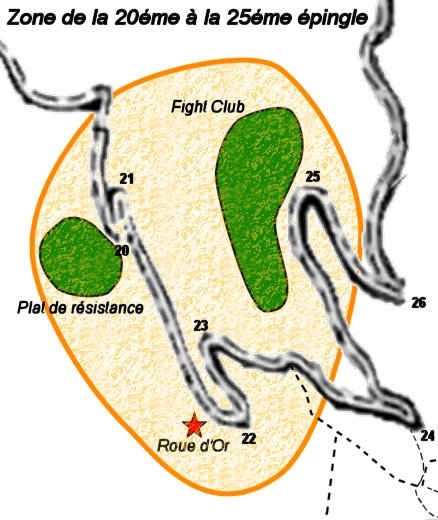
#> input picture img/i-20eme 25eme epingle.jpg, 438 x 520 px
$ python color_quantization.py
#> lines starting #> are read from the running program, lines starting #| are printed output that depends on the picture
import glob
import numpy as np
from matplotlib import image as mpimg
from matplotlib import colors
from sklearn.cluster import KMeans

# parameters
n_channel = 3
n_bit = 2 ** 8 - 1
n_cluster = 3  # black, green, orange


def rgb_to_flat_cyan_hsv(rgb: np.ndarray) -> np.ndarray:
    hsv = colors.rgb_to_hsv(rgb / n_bit).reshape((-1, n_channel))
    hsv[:, 0] = np.mod(hsv[:, 0] + 0.5, 1)  # shift hue origin to cyan
    return hsv


def flat_cyan_hsv_to_rgb(hsv: np.ndarray) -> np.ndarray:
    hsv[:, 0] = np.mod(hsv[:, 0] - 0.5, 1)  # shift hue origin back to red
    rgb = colors.hsv_to_rgb(hsv.reshape(-1, 1, n_channel))
    return rgb


# get colors from reference image
ref = mpimg.imread("img/i-20eme 25eme epingle.jpg")
#> ref is the input picture: shape (520, 438, 3); mean R, G, B 217.9, 217.3, 193.8
hsv = rgb_to_flat_cyan_hsv(ref)
saturated = hsv[:, 1] > 0.5  # keep saturated colors only
kmeans = KMeans(n_clusters=n_cluster).fit(hsv[saturated, :])
centers = flat_cyan_hsv_to_rgb(kmeans.cluster_centers_).reshape(n_cluster, n_channel)
#> centers = [[0.139, 0.107, 0.0127], [0.956, 0.577, 0.134], [0.25, 0.553, 0.0472]]
centers = np.insert(centers, 0, [1.0, 1.0, 1.0], axis=0)  # add white background
#> centers = [[1, 1, 1], [0.139, 0.107, 0.0127], [0.956, 0.577, 0.134], [0.25, 0.553, 0.0472]]
centers = (centers * n_bit).astype(ref.dtype)
#> centers = [[255, 255, 255], [35, 27, 3], [243, 147, 34], [63, 141, 12]]
np.save("data/colors.npy", centers)  # colors LUT

# apply color quantization
submaps = glob.glob("img/i*.jpg")
submaps.sort()
submaps.insert(0, "img/plan_general.jpg")  # add general map
for ind, submap in enumerate(submaps):
    img = mpimg.imread(submap)
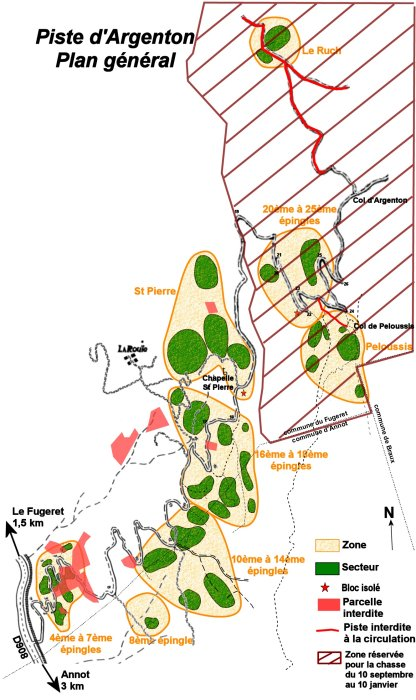
#> input picture img/plan_general.jpg, 416 x 700 px
#> img is the input picture: shape (700, 416, 3); mean R, G, B 232.9, 229.2, 218.9
    hsv = rgb_to_flat_cyan_hsv(img)
    saturated = hsv[:, 1] > 0.5
    labels = np.zeros(hsv.shape[0])
    labels[saturated] = kmeans.predict(hsv[saturated, :]) + 1  # predict
    labels = centers[labels.reshape(img.shape[:2]).astype(int)]  # apply LUT
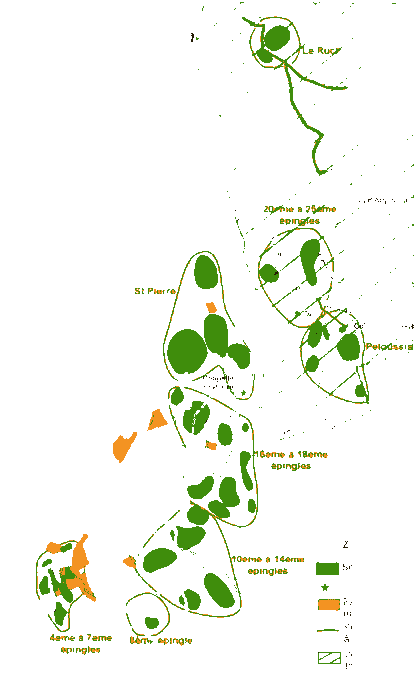
#> labels: shape (700, 416, 3); mean R, G, B 243, 246.5, 237.2
    mpimg.imsave(f"data/{ind}_4_colors.png", labels)
#> pass 2 of the loop `for ind, submap in enumerate(submaps):`:
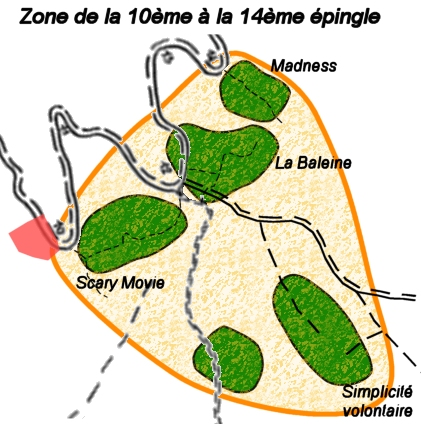
#> input picture img/i-10eme 14eme epingle.jpg, 421 x 424 px
#> img is the input picture: shape (424, 421, 3); mean R, G, B 211.4, 214, 184.2
#> `labels = centers[labels.reshape(img.shape[:2]).astype(int)]`:
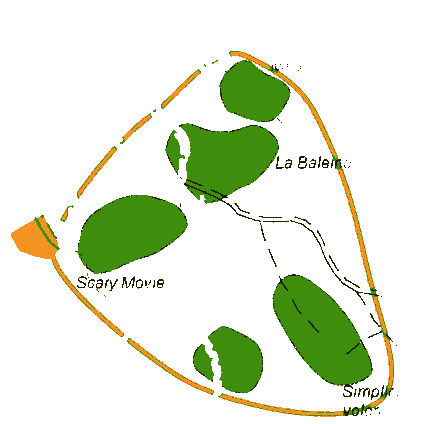
#> labels: shape (424, 421, 3); mean R, G, B 225, 233.2, 211.7
#> pass 3 of the loop `for ind, submap in enumerate(submaps):`:
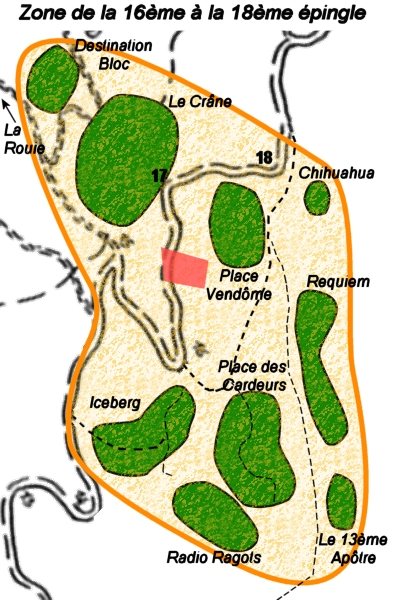
#> input picture img/i-16eme 18eme epingle.jpg, 399 x 600 px
#> img is the input picture: shape (600, 399, 3); mean R, G, B 203, 206.9, 170.1
#> `labels = centers[labels.reshape(img.shape[:2]).astype(int)]`:
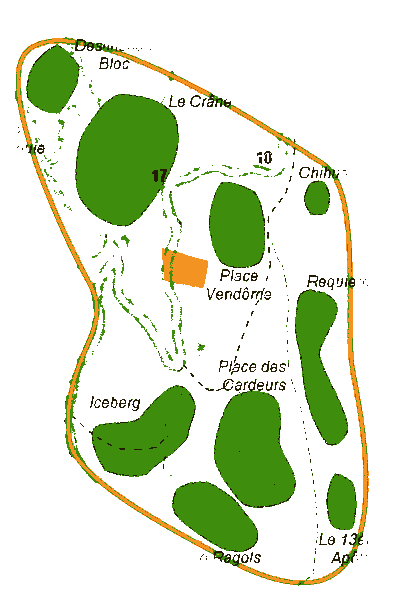
#> labels: shape (600, 399, 3); mean R, G, B 216.3, 227.4, 200.6
#> the loop made 4 passes; the first 3 are shown
